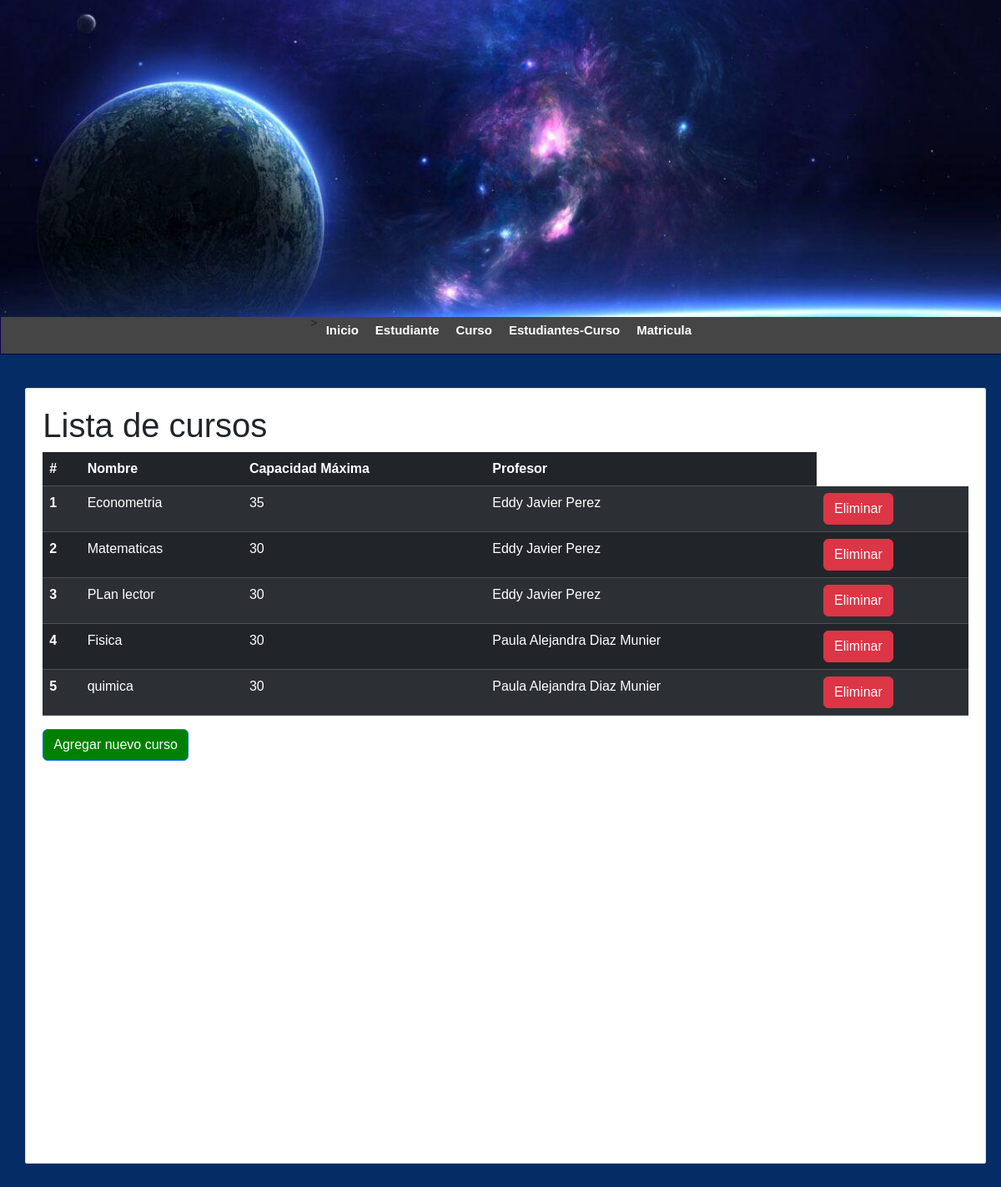
The app's page /Lista-cursos/ with its own data.
### persona/models.py (models this page shows, shortened)
class Persona(models.Model):
    nombre = models.CharField(max_length=100)
    apellidos = models.CharField(max_length=100)
    dni = models.CharField(max_length=10, unique=True)  # dni unico
    telefono = models.CharField(max_length=10)
    email = models.EmailField()
    fecha_nacimiento = models.DateField()
    rol = models.CharField(max_length=20)
    created_at = models.DateTimeField(auto_now_add=True)
    class Meta:
        db_table = 'persona'

### curso/views.py (the view)
# urls.py: path('Lista-cursos/',get_curso,name='lista-cursos'),
def get_curso(request):
    cursos = curso.objects.all()
    return render(request, 'lista_cursos.html', {
        'title': 'Lista de cursos',
        'cursos': cursos,
    })

### curso/templates/lista_cursos.html
{% extends "index.html" %}
{% block content %}
    <h1>{{ title }}</h1>
    <table class="table table-dark table-striped">
        <thead>
            <tr>
                <th scope="col">#</th>
                <th scope="col">Nombre</th>
                <th scope="col">Capacidad Máxima</th>
                <th scope="col">Profesor</th>
            </tr>
        </thead>
        <tbody>
            {% for curso in cursos %}
            <tr>
                <th scope="row">{{ forloop.counter }}</th>
                <td>{{ curso.nombre }}</td>
                <td>{{ curso.capacidad_max }}</td>
                <td>{{ curso.profesor.nombre }} {{ curso.profesor.apellidos }}</td>
                <td>
                    <a href="{% url 'eliminar_curso' curso.id %}" class="btn btn-danger" onclick="return confirm('¿Estás seguro que deseas eliminar este curso?');">Eliminar</a>
                </td>
            </tr>
            {% endfor %}
        </tbody>
    </table>
    <a href="{% url 'formulario_curso' %}" class="btn btn-primary">Agregar nuevo curso</a>
{% endblock %}

### mainApp/static/css/styles.css (style rules this page uses)
* { margin: 0px; padding: 0px; font-family: Arial, Helvetica, sans-serif; text-decoration: none; }
body { background-color: #f2f2f2; }

### mainApp/templates/index.html (style rules this page uses)
body { background-color:#052c65; }
.btn-primary { background-color: green; }

### records on screen
Persona: profesor.nombre "Eddy Javier" "Eddy Javier" "Eddy Javier", profesor.apellidos "Perez" "Perez" "Perez"
Persona: profesor.nombre "Paula Alejandra" "Paula Alejandra", profesor.apellidos "Diaz Munier" "Diaz Munier"

### other values on screen
{{ title }} "Lista de cursos"
{{ curso.nombre }} "Econometria" "Matematicas" "PLan lector" "Fisica" "quimica"
{{ curso.capacidad_max }} "35" "30" "30" "30" "30"
